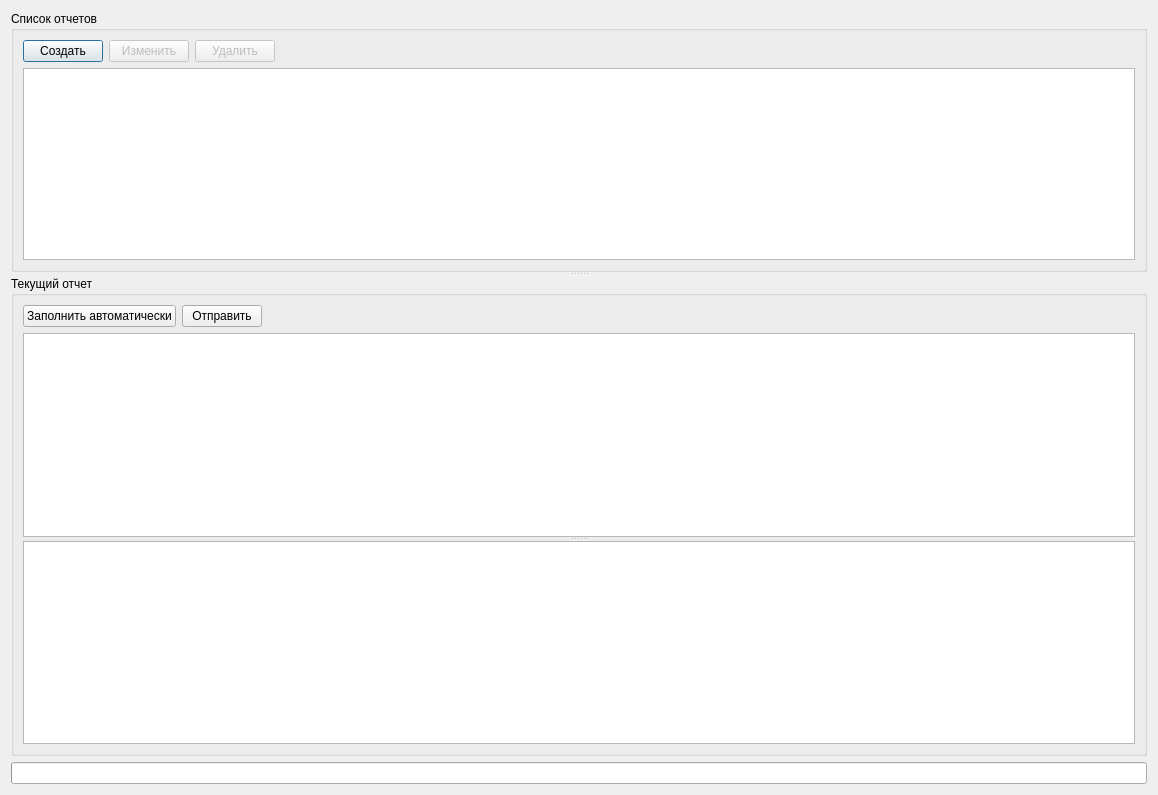
<?xml version="1.0" encoding="UTF-8"?>
<ui version="4.0">
 <class>SvodReportListDialog</class>
 <widget class="QDialog" name="SvodReportListDialog">
  <property name="geometry">
   <rect>
    <x>0</x>
    <y>0</y>
    <width>1158</width>
    <height>795</height>
   </rect>
  </property>
  <property name="windowTitle">
   <string>Сервис мед. статистики: список отчетов</string>
  </property>
  <layout class="QGridLayout" name="gridLayout_3">
   <item row="3" column="0">
    <widget class="QSplitter" name="splitter">
     <property name="orientation">
      <enum>Qt::Vertical</enum>
     </property>
     <property name="childrenCollapsible">
      <bool>false</bool>
     </property>
     <widget class="QGroupBox" name="grpReportList">
      <property name="sizePolicy">
       <sizepolicy hsizetype="Preferred" vsizetype="Preferred">
        <horstretch>0</horstretch>
        <verstretch>0</verstretch>
       </sizepolicy>
      </property>
      <property name="title">
       <string>Список отчетов</string>
      </property>
      <layout class="QGridLayout" name="gridLayout">
       <item row="0" column="0">
        <widget class="QPushButton" name="btnNewReport">
         <property name="text">
          <string>Создать</string>
         </property>
        </widget>
       </item>
       <item row="0" column="3">
        <spacer name="horizontalSpacer_2">
         <property name="orientation">
          <enum>Qt::Horizontal</enum>
         </property>
         <property name="sizeHint" stdset="0">
          <size>
           <width>40</width>
           <height>20</height>
          </size>
         </property>
        </spacer>
       </item>
       <item row="0" column="2">
        <widget class="QPushButton" name="btnDeleteReport">
         <property name="enabled">
          <bool>false</bool>
         </property>
         <property name="text">
          <string>Удалить</string>
         </property>
        </widget>
       </item>
       <item row="1" column="0" colspan="4">
        <widget class="CTableView" name="tblReportList"/>
       </item>
       <item row="0" column="1">
        <widget class="QPushButton" name="btnEditReport">
         <property name="enabled">
          <bool>false</bool>
         </property>
         <property name="text">
          <string>Изменить</string>
         </property>
        </widget>
       </item>
      </layout>
     </widget>
     <widget class="QGroupBox" name="grpCurrentReport">
      <property name="sizePolicy">
       <sizepolicy hsizetype="Preferred" vsizetype="Preferred">
        <horstretch>0</horstretch>
        <verstretch>1</verstretch>
       </sizepolicy>
      </property>
      <property name="title">
       <string>Текущий отчет</string>
      </property>
      <layout class="QGridLayout" name="gridLayout_4">
       <item row="0" column="0">
        <widget class="QSplitter" name="splitter_2">
         <property name="orientation">
          <enum>Qt::Vertical</enum>
         </property>
         <widget class="QWidget" name="horizontalLayoutWidget">
          <layout class="QGridLayout" name="gridLayout_2">
           <item row="0" column="2">
            <spacer name="horizontalSpacer">
             <property name="orientation">
              <enum>Qt::Horizontal</enum>
             </property>
             <property name="sizeHint" stdset="0">
              <size>
               <width>40</width>
               <height>20</height>
              </size>
             </property>
            </spacer>
           </item>
           <item row="0" column="0">
            <widget class="QPushButton" name="btnCalcReportValues">
             <property name="text">
              <string>Заполнить автоматически</string>
             </property>
            </widget>
           </item>
           <item row="0" column="1">
            <widget class="QPushButton" name="btnExportReport">
             <property name="text">
              <string>Отправить</string>
             </property>
            </widget>
           </item>
           <item row="1" column="0" colspan="3">
            <widget class="QTreeView" name="tvReportTables">
             <property name="expandsOnDoubleClick">
              <bool>false</bool>
             </property>
            </widget>
           </item>
          </layout>
         </widget>
         <widget class="CReportTableView" name="tblReportTable"/>
        </widget>
       </item>
      </layout>
     </widget>
    </widget>
   </item>
   <item row="4" column="0">
    <widget class="QProgressBar" name="progressBar">
     <property name="alignment">
      <set>Qt::AlignCenter</set>
     </property>
     <property name="format">
      <string>Загрузка таблиц: %v / %m</string>
     </property>
    </widget>
   </item>
  </layout>
 </widget>
 <customwidgets>
  <customwidget>
   <class>CTableView</class>
   <extends>QTableView</extends>
   <header>library/TableView</header>
  </customwidget>
  <customwidget>
   <class>CReportTableView</class>
   <extends>QTableView</extends>
   <header>Exchange/Svod/SvodReportTable</header>
  </customwidget>
 </customwidgets>
 <resources/>
 <connections/>
</ui>
